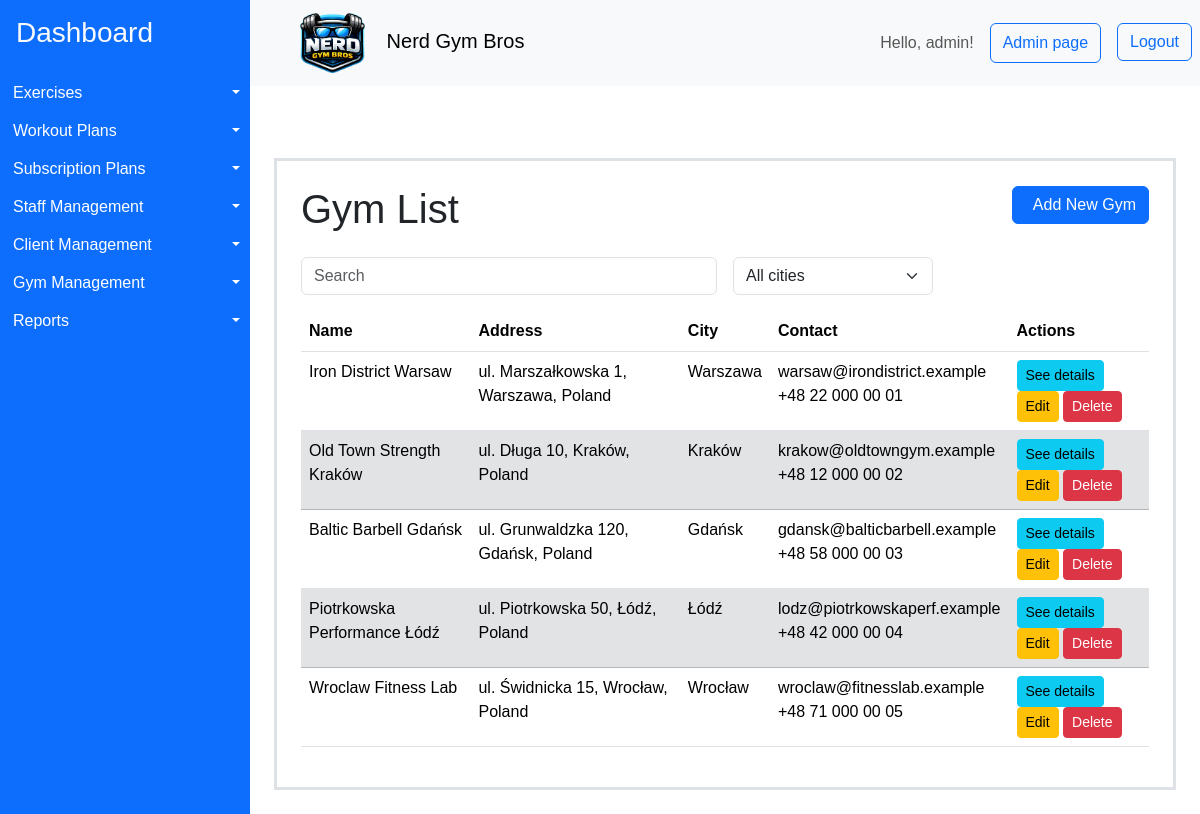
The page /gyms/ (signed in) on the database its author committed.
### gymApp/models/gym.py (models this page shows, shortened)
class Gym(models.Model):
    name = models.CharField(max_length=100)
    address = models.ForeignKey(Address, on_delete=models.CASCADE)
    contact_email = models.EmailField()
    contact_phone = models.CharField(max_length=20)
    equipments = models.ManyToManyField(Equipment, blank=True)
    created_at = models.DateTimeField(auto_now_add=True)
    updated_at = models.DateTimeField(auto_now=True)
    class Meta:
        indexes = [
            models.Index(fields=["name"]),
            models.Index(fields=["address"]),
            models.Index(fields=["created_at"]),
        ]

class Address(models.Model):
    street = models.CharField(max_length=255)
    city = models.CharField(max_length=100)
    state = models.CharField(max_length=100)
    postal_code = models.CharField(max_length=20)
    country = models.CharField(max_length=100)
    latitude = models.DecimalField(
        max_digits=9, decimal_places=6, null=True, blank=True
    )
    longitude = models.DecimalField(
        max_digits=9, decimal_places=6, null=True, blank=True
    )
    class Meta:
        indexes = [
            models.Index(fields=["city"]),
            models.Index(fields=["country"]),
        ]
    def __str__(self):
        return f"{self.street}, {self.city}, {self.country}"

### gymApp/views/admin_page.py (the view)
# urls.py: path("gyms/", views.GymListView.as_view(), name="gym_list"),
class GymListView(LoginRequiredMixin, PermissionRequiredMixin, ListView):
    model = Gym
    template_name = "gymApp/gym/list.html"
    context_object_name = "gyms"
    permission_required = "gymApp.view_gym"
    raise_exception = True

### gymApp/templates/gymApp/gym/list.html (shortened to what this page needs)
{% extends "gymApp/layout.html" %}
{% load bootstrap_icons %}
{% load static %}
{% block content %}
<div class="container mt-5 p-4 border border-3" >
    <div class="d-flex justify-content-between align-items-center mb-3">
        <h1>Gym List</h1>
        <a href="{% url 'gym_create' %}" class="btn btn-primary mb-3">
            <span class="ms-2">Add New Gym</span>
        </a>
    </div>
    <div class="row g-3 mb-3">
        <div class="col-md-6">
            <input id="searchInput" type="text" class="form-control" placeholder="Search">
        </div>
        <div class="col-md-3">
            <select id="cityFilter" class="form-select">
                <option value="">All cities</option>
            </select>
        </div>
    </div>
    <table id="gymTable" class="table">
        <thead>
            <tr>
                <th scope="col">Name</th>
                <th scope="col">Address</th>
                <th scope="col">City</th>
                <th scope="col">Contact</th>
                <th scope="col">Actions</th>
            </tr>
        </thead>
        <tbody>
    {% for gym in gyms %}
            <tr>
                <td class="gym-name">{{ gym.name }}</td>
                <td class="gym-address">{{ gym.address }}</td>
                <td class="gym-city">{{ gym.address.city }}</td>
                <td class="gym-contact">
                    <div>{{ gym.contact_email }}</div>
                    <div>{{ gym.contact_phone }}</div>
                </td>
                <td>
                    <a href="{% url 'gym_detail' gym.pk %}" class="btn btn-info btn-sm">See details</a>
                    <a href="{% url 'gym_update' gym.pk %}" class="btn btn-warning btn-sm">Edit</a>
                    <a href="{% url 'gym_delete' gym.pk %}" class="btn btn-danger btn-sm">Delete</a>
                </td>
            </tr>
    {% empty %}
            <tr>
                <td colspan="4">No gyms.</td>
            </tr>
    {% endfor %}
        </tbody>
    </table>
</div>
{% endblock %}

### gymApp/templates/gymApp/layout.html (shortened to what this page needs)
{% load bootstrap_icons %}
{% load static %}
<!DOCTYPE html>
<html>
    <head>
        <link href="https://cdn.jsdelivr.net/npm/bootstrap@5.3.8/dist/css/bootstrap.min.css" rel="stylesheet">
        <link rel="stylesheet" href="{% static 'styles/styles.css' %}">
    </head>
    <body>
    <div class="container-fluid layout d-flex flex-row p-0">
      <aside class="sidebar bg-primary" id="sidebar">
        <a class="d-block h3 pt-3 ps-3 link-light link-underline-opacity-0" href="{% url 'home'%}">Dashboard</a>
        <ul class="list-group mt-4" style="white-space: nowrap;" >
          {% if perms.gymApp.view_exercise %}
            <li class="d-flex  btn-group" >
              <a href="{% url 'exercise_list' %}" class="d-block text-start btn btn-primary rounded-0 flex-grow-1 "> {% bs_icon 'person-walking' size='1.25em'  %} Exercises</a>
              <button type="button" class="d-block btn btn-primary rounded-0 dropdown-toggle dropdown-toggle-split flex-grow-0 flex-shrink-0 " data-bs-toggle="dropdown" aria-expanded="false">
              </button>
            </li>
          {% endif %}
          {% if perms.gymApp.view_workoutplan %}
            <li class="d-flex  btn-group">
              <a href="{% url 'workout_plan_list' %}" class="d-block text-start btn btn-primary rounded-0 flex-grow-1 "> {% bs_icon 'list-check' size='1.25em'  %} Workout Plans</a>
              <button type="button" class="d-block btn btn-primary rounded-0 dropdown-toggle dropdown-toggle-split flex-grow-0 flex-shrink-0 " data-bs-toggle="dropdown" aria-expanded="false">
              </button>
            </li>
          {% endif %}
          {% if perms.gymApp.view_subscriptionplan %}
            <li class="d-flex  btn-group">
              <a href="{% url 'subscription_plan_list' %}" class="d-block text-start btn btn-primary rounded-0 flex-grow-1 "> {% bs_icon 'currency-dollar' size='1.25em'  %} Subscription Plans</a>
              <button type="button" class="d-block btn btn-primary rounded-0 dropdown-toggle dropdown-toggle-split flex-grow-0 flex-shrink-0 " data-bs-toggle="dropdown" aria-expanded="false">
              </button>
            </li>
          {% endif %}
          {% if user.is_superuser %}
          <li class="d-flex  btn-group">
            <a href="{% url 'staff_list' %}" class="d-block text-start btn btn-primary rounded-0 flex-grow-1 "> {% bs_icon 'hammer' size='1.25em'  %} Staff Management</a>
            <button type="button" class="d-block btn btn-primary rounded-0 dropdown-toggle dropdown-toggle-split flex-grow-0 flex-shrink-0 " data-bs-toggle="dropdown" aria-expanded="false">
            </button>
          </li>
          {% endif %}
          {% if perms.gymApp.view_clientprofile %}
          <li class="d-flex  btn-group">
            <a href="{% url 'client_list' %}" class="d-block text-start btn btn-primary rounded-0 flex-grow-1 "> {% bs_icon 'people-fill' size='1.25em'  %} Client Management</a>
            <button type="button" class="d-block btn btn-primary rounded-0 dropdown-toggle dropdown-toggle-split flex-grow-0 flex-shrink-0 " data-bs-toggle="dropdown" aria-expanded="false">
            </button>
          </li>
          {% endif %}
          {% if perms.gymApp.view_gym %}
          <li class="d-flex  btn-group">
            <a href="{% url 'gym_list' %}" class="d-block text-start btn btn-primary rounded-0 flex-grow-1 "> {% bs_icon 'houses-fill' size='1.25em'  %} Gym Management</a>
            <button type="button" class="d-block btn btn-primary rounded-0 dropdown-toggle dropdown-toggle-split flex-grow-0 flex-shrink-0 " data-bs-toggle="dropdown" aria-expanded="false">
            </button>
          </li>
          {% endif %}
          <li class="d-flex  btn-group">
            <a href="{% url 'reports' %}" class="d-block text-start btn btn-primary rounded-0 flex-grow-1 "> {% bs_icon 'file-earmark-bar-graph-fill' size='1.25em'  %} Reports</a>
            <button type="button" class="d-block btn btn-primary rounded-0 dropdown-toggle dropdown-toggle-split flex-grow-0 flex-shrink-0 " data-bs-toggle="dropdown" aria-expanded="false">
            </button>
          </li>
        </ul>
      </aside>
      <div class="content container-fluid p-0">
        <nav class="navbar navbar-light bg-light p-2">
          <div class="d-flex align-items-center">
          <button class="btn toggle-btn" id="toggleBtn">{% bs_icon 'list' size='1.75em' color='blue' %}</button>
          <span class="navbar-brand mb-0 h1 ms-3"><img class="me-3" src="{% static 'assets/icons/logo.png' %}" alt="Nerd Gym Bros Logo" style="height: 3em;"> Nerd Gym Bros </span>
          </div>
          <div class="d-flex">
          <span class=" navbar-text me-3"> Hello, {{ user.username }}! </span>
          {% if user.is_superuser %}
            <button class="btn btn-outline-primary me-3" onclick="location.href='{% url 'admin:index' %}'">Admin page</button>
          {% endif %}
          <form method="post" action="{% url 'logout' %}">
              <button type="submit" class="btn btn-outline-primary">Logout</button>
          </form>
          </div>
        </nav>
        <main class='p-4'>
            {% block content %}{% endblock %}
        </main>
      </div>
    </div>
    </body>
</html>

### gymApp/static/styles/styles.css (style rules this page uses)
* { box-sizing: border-box; }
body { box-sizing: border-box; margin: 0; font-family: sans-serif; }
.layout { min-height: 100vh; }
.sidebar { overflow:hidden; transform: translateX(0); min-width: 250px; width: 250px; transition: width .15s ease-in-out; }
.toggle-btn { display: block; }

### rows shown on the page
Gym: name "Iron District Warsaw", address "ul. Marszałkowska 1, Warszawa, Poland", address.city "Warszawa", contact_email "warsaw@irondistrict.example", contact_phone "+48 22 000 00 01"
Gym: name "Old Town Strength Kraków", address "ul. Długa 10, Kraków, Poland", address.city "Kraków", contact_email "krakow@oldtowngym.example", contact_phone "+48 12 000 00 02"
Gym: name "Baltic Barbell Gdańsk", address "ul. Grunwaldzka 120, Gdańsk, Poland", address.city "Gdańsk", contact_email "gdansk@balticbarbell.example", contact_phone "+48 58 000 00 03"
Gym: name "Piotrkowska Performance Łódź", address "ul. Piotrkowska 50, Łódź, Poland", address.city "Łódź", contact_email "lodz@piotrkowskaperf.example", contact_phone "+48 42 000 00 04"
Gym: name "Wroclaw Fitness Lab", address "ul. Świdnicka 15, Wrocław, Poland", address.city "Wrocław", contact_email "wroclaw@fitnesslab.example", contact_phone "+48 71 000 00 05"

### other values the page prints
{{ user.username }} "admin"
